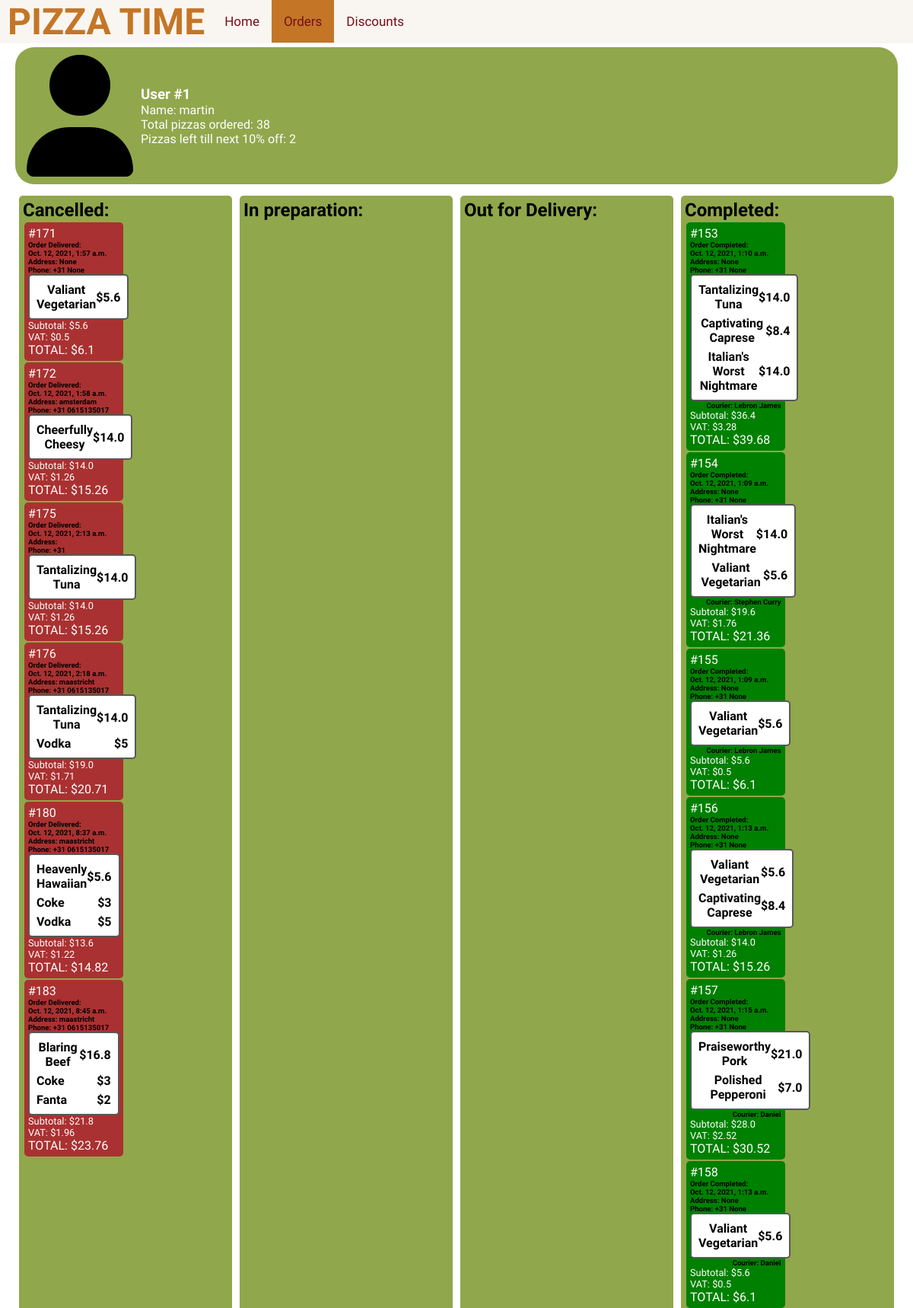
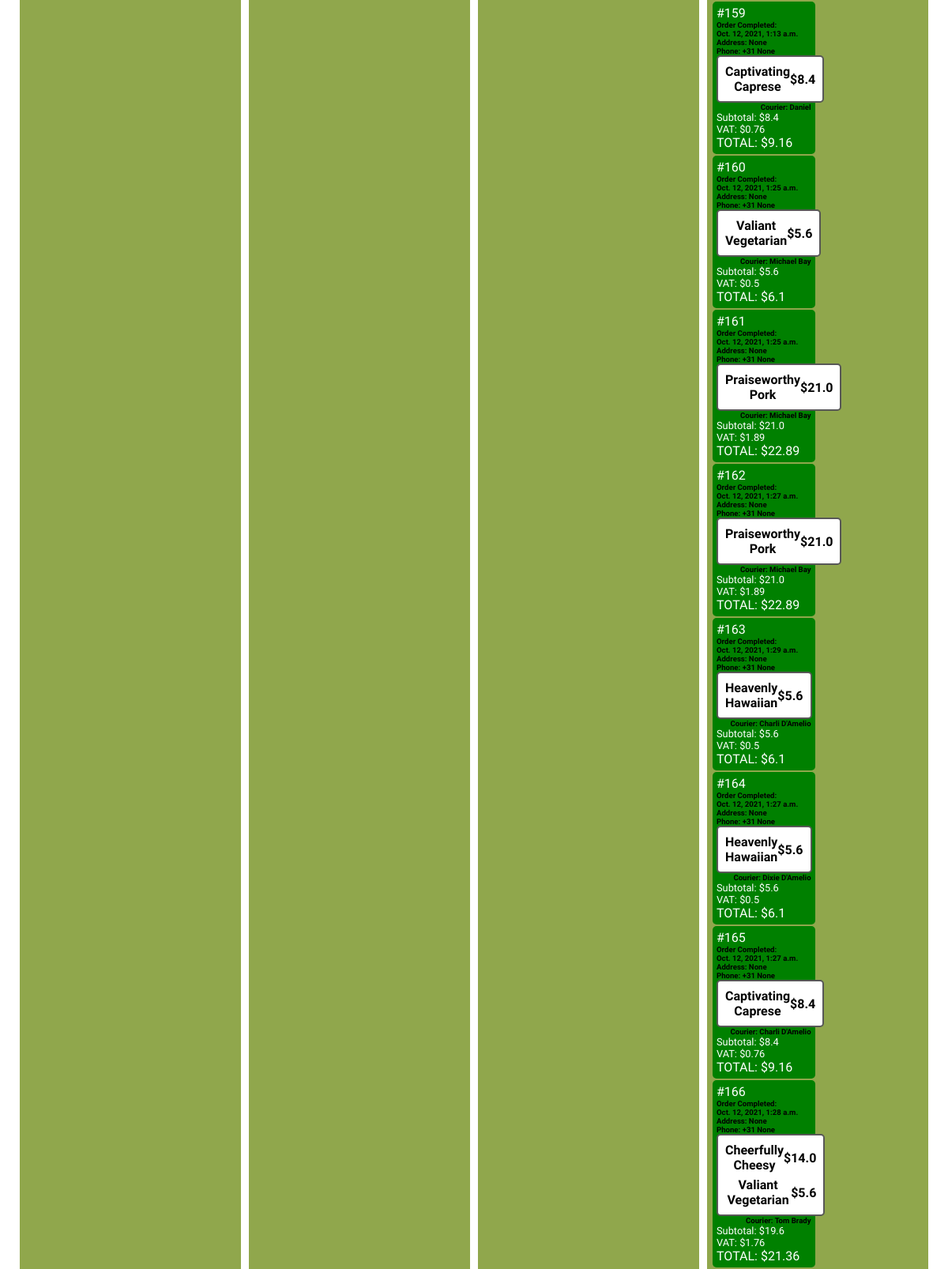
Page /orders (signed in, upper part) on the committed database (2 pictures, top to bottom).
### pizzas/models.py (models this page shows, shortened)
class User(AbstractBaseUser, PermissionsMixin):
    email = models.EmailField(_('email address'), unique=True)
    name = models.CharField(max_length=100)
    password = models.CharField(max_length=100)
    area_code = models.CharField(max_length=100, default='1')
    types = [('1', 'customer'),('2', 'employee'), ('3', 'delivery person')]
    type =models.CharField(max_length=100,choices=types, default='1')
    USERNAME_FIELD = 'email'
    REQUIRED_FIELDS = ['name', 'area_code']
    objects = CustomAccountManager()
    is_staff = models.BooleanField(default=False)
    is_active = models.BooleanField(default=False)
    @property
    def pizza_count(self):
        count = 0
        orders = Order.objects.filter(user = self, status = '4')
        for order in orders:
            count += len(order.dishes.all())
        return count
    @property
    def pizzas_left(self):
        pizza_count = self.pizza_count%10
        if 10-pizza_count < 0:
            return 0
        return 10-pizza_count

class Order(models.Model):
    user = models.ForeignKey(User, on_delete=models.CASCADE)
    status_choices = [('1','incomplete'),('2','in preparation'), ('3','on the way'), ('4','completed'), ('5','cancelled')]
    delivery_person = models.ForeignKey(Delivery_Person, on_delete=models.CASCADE, null =True, blank=True)
    status = models.CharField(max_length=100,choices=status_choices,default='1')
    dishes = models.ManyToManyField(Dish, through='Order_Item', through_fields=('order', 'dish'))
    drinks_desserts = models.ManyToManyField(Drink_Dessert, through='Drink_Dessert_Item', through_fields=('order', 'drink_dessert'))
    date_created = models.DateTimeField(null = True, default= None)
    postal_code = models.ForeignKey(Area, default=None, null=True, on_delete=models.CASCADE)
    date_picked_up = models.DateTimeField(null=True, default=None, blank=True)
    date_completed = models.DateTimeField(null=True, default=None, blank=True)
    address = models.CharField(max_length=100,null=True, default=None, blank=True)
    phone = models.CharField(max_length=100,null=True, default=None, blank=True)
    @property
    def vat(self):
        return round(0.09*self.price,2)
    @property
    def total(self):
        total = self.price
        if self.discounted:
            total = total*0.9
        return round(total + self.vat, 2)
    @property
    def discount(self):
        return round(0.1*self.price,2)
    @property
    def price(self):
        total = 0
        for dish in self.dishes.all():
            total += dish.price
        for drink_dessert in self.drinks_desserts.all():
            total += drink_dessert.price
        return round(total,2)
    @property
    def discounted(self):
        if len(Discount_Code.objects.filter(order=self)) > 0:
            return True
        return False
    @property
    def cancellable(self):
        now = datetime.now()
        return (now.replace(tzinfo=None) - self.date_created.replace(tzinfo=None)).total_seconds() < 300

class Dish(models.Model):
    name = models.CharField(max_length=100)
    ingredients = models.ManyToManyField(Ingredient, through='Dish_Item', through_fields=('dish', 'ingredient'))
    @property
    def price(self):
        total = 0
        for ingredient in self.ingredients.all():
            total += ingredient.price*(Dish_Item.objects.filter(dish = self, ingredient = ingredient)).first().quantity
        return round(total*1.4,2)

class Ingredient(models.Model):
    name = models.CharField(max_length=100)
    price = models.IntegerField(default=0)
    vegetarian = models.BooleanField(default=False)

class Dish_Item(models.Model):
    ingredient = models.ForeignKey(Ingredient, on_delete=models.CASCADE)
    dish = models.ForeignKey(Dish, on_delete=models.CASCADE)
    quantity = models.IntegerField(default=1)

class Drink_Dessert(models.Model):
    name = models.CharField(max_length=100)
    price = models.IntegerField()
    types = [('1','drink'), ('2', 'dessert')]
    type = models.CharField(max_length=100, choices=types, default='1')

class Delivery_Person(models.Model):
    name = models.CharField(max_length=100, null = True)
    area = models.ForeignKey(Area, on_delete=models.CASCADE, null = True)
    status_choices = [('1', 'no orders'),('2', 'delivering')]
    status = models.CharField(max_length=100, choices = status_choices, default='1')

### pizzas/views.py (the view)
# urls.py: path('orders', views.my_orders, name = 'orders'),
def my_orders(request):
    user = request.user
    orders = Order.objects.filter(user=user)
    now = datetime.now()
    for delivery_person in Delivery_Person.objects.filter(status = '2'):
        if delivery_person.can_deliver_again:
            delivery_person.status = '1'
            delivery_person.save()
    for order in Order.objects.filter(status='2'):
        couriers = get_couriers(order)
        if  len(couriers) > 0 and not order.cancellable:
            order.delivery_person = couriers[0]
            order.status = '3'
            order.date_picked_up = datetime.now()
            courier = couriers[0]
            courier.status = '2'
            courier.save()
            order.save()
    pizza_count = 0
    for order in Order.objects.filter(status='3'):
        if (now.replace(tzinfo=None) - order.date_created.replace(tzinfo=None)).total_seconds() > 900:
            for dish in order.dishes.all():
                pizza_count+=1
            order.status = '4'
            order.date_completed = datetime.now()
            order.save()
    if len(Discount_Code.objects.filter(user = user)) != user.pizza_count//10:
        codes = user.pizza_count//10 - len(Discount_Code.objects.filter(user=user))
        for i in range(codes):
            code = Discount_Code(user=user, string=generate_code())
            code.save()
    context = {
        'user': user,
        'orders_in_progress': Order.objects.filter(status='2'),
        'orders_cancelled': Order.objects.filter(status='5'),
        'orders_delivery': Order.objects.filter(status='3'),
        'orders_completed': Order.objects.filter(status='4'),
        'codes': Discount_Code.objects.filter(user = user, active = True)
    }
    return render(request, 'Orders.html', context)

### pizzas/views.py (called while the page is built)
def get_couriers(order):
    area_code = order.postal_code
    couriers = []
    for delivery_person in Delivery_Person.objects.filter(area = area_code, status = '1'):
        couriers.append(delivery_person)
    for delivery_person in Delivery_Person.objects.filter(area = area_code, status = '2'):
        if delivery_person.can_pick_up_order(order):
            couriers.append(delivery_person)
    return couriers

### pizzas/templates/Orders.html (shortened to what this page needs)
{% load static %}
<html lang="en">
  <head>
    <link rel="stylesheet" href="{% static 'CSS/orderStyle.css' %}" />
  </head>
  <body>
    <div class="topnav">
      <h1 class="title">PIZZA TIME</h1>
      <a href="{%url 'menu'%}">Home</a>
      <a class="active" href="{%url 'orders'%}">Orders</a>
      <a href="{%url 'discounts'%}">Discounts</a>
    </div>
    <div class="container">
        <div class="display">
          <div class="user">
              <span class="icon">
                <i class="fas fa-user"></i>
              </span>
            <div class="info">
                <div id="user">
                    <h3>User #{{user.id}}</h3>
                    <p>Name: {{user.name}}</p>
                    <p>Total pizzas ordered: {{user.pizza_count}}</p>
                    <p>Pizzas left till next 10% off: {{user.pizzas_left}}</p>
                </div>
            </div>
          </div>
          <div class="grid">
                <div class="order">
                    <h2>Cancelled:</h2>
                    {%for order in orders_cancelled%}
                    <div id="cancel">
                        <div class="card cancelled">
                            <p>#{{order.id}}</p>
                            <p class="details">Order Delivered:</p>
                            <p class="details">{{order.date_created}}</p>
                            <p class="details">Address: {{order.address}}</p>
                            <p class="details">Phone: +31 {{order.phone}}</p>
                            <table class="insideCart">
                                {%for dish in order.dishes.all%}
                                <div id="cartItem">
                                    <tr>
                                        <th>
                                            <div class="cartItem">
                                                <div class="holdsTwo">
                                                    <p style="margin-bottom: auto; margin-top: auto;">{{dish.name}}</p>
                                                    <p style="margin-bottom: auto; margin-top: auto;">${{dish.price}}</p>
                                                </div>
                                            </div>
                                        </th>
                                    </tr>
                                </div>
                                {%endfor%}
                                {%for dish in order.drinks_desserts.all%}
                                <div>
                                    <tr>
                                        <th>
                                            <div class="cartItem">
                                                <div class="holdsTwo">
                                                    <p style="margin-bottom: auto; margin-top: auto;">{{dish.name}}</p>
                                                    <p style="margin-bottom: auto; margin-top: auto;">${{dish.price}}</p>
                                                </div>
                                            </div>
                                        </th>
                                    </tr>
                                </div>
                                {%endfor%}
                            </table>
                            <p style="font-size: 0.8rem;">Subtotal: ${{order.price}}</p>
                            <p style="font-size: 0.8rem;">VAT: ${{order.vat}}</p>
                            <p>TOTAL: ${{order.total}}</p>
                        </div>
                    </div>
                    {%endfor%}
                </div>
                <div class="order">
                    <h2>In preparation:</h2>
                </div>
                <div class="order">
                    <h2>Out for Delivery:</h2>
                </div>
              <div class="order">
                    <h2>Completed:</h2>
                    {%for order in orders_completed%}
                    <div id="completed">
                        <div class="card delivery">
                            <p>#{{order.id}}</p>
                            <p class="details">Order Completed:</p>
                            <p class="details">{{order.date_created}}</p>
                            <p class="details">Address: {{order.address}}</p>
                            <p class="details">Phone: +31 {{order.phone}}</p>
                            <table class="insideCart">
                                {%for dish in order.dishes.all%}
                                <div >
                                    <tr>
                                        <th>
                                            <div class="cartItem">
                                                <div class="holdsTwo">
                                                    <p style="margin-bottom: auto; margin-top: auto;">{{dish.name}}</p>
                                                    <p style="margin-bottom: auto; margin-top: auto;">${{dish.price}}</p>
                                                </div>
                                            </div>
                                        </th>
                                    </tr>
                                </div>
                                {%endfor%}
                            </table>
                            <p  style= "text-align: right; " class="details">Courier: {{order.delivery_person.name}} </p>
                            <p style="font-size: 0.8rem;">Subtotal: ${{order.price}}</p>
                            <p style="font-size: 0.8rem;">VAT: ${{order.vat}}</p>
                            <p>TOTAL: ${{order.total}}</p>
                        </div>
                    </div>
                    {%endfor%}
                </div>
          </div>
        </div>
    </div>
  </body>
</html>

### pizzas/static/CSS/orderStyle.css (style rules this page uses)
* { margin: 0; padding: 0; box-sizing: border-box; }
.container { min-height: 80%; }
.topnav { background-color: #f9f6f2; overflow: hidden; transition: 100ms; }
.topnav h1 { float: left; color: #c47626; padding-left: 10px; padding-right: 10px; text-align: center; font-size: 3rem; font-family: 'Raleway', sans-serif; }
.topnav a { float: left; color: #770D15; text-align: center; padding: 18px 16px; text-decoration: none; font-size: 17px; transition: 100ms; font-family: 'Inter', sans-serif; font-family: 'Raleway', sans-serif; }
.topnav a.active { background-color: #c47626; color: #770D15; }
.display { display:block; padding: 5px 20px; }
.user { display: flex; background-color: #90A74C; color: black; border-radius: 25px; padding: 5px; margin-bottom: 10px; }
.icon { font-size: 10rem; padding: 5px 10px; }
.info { display: block; color: white; margin-bottom: auto; margin-top: auto; font-family: 'Inter', sans-serif; font-family: 'Raleway', sans-serif; }
.grid { display: flex; }
.order { display: inline-block; background-color: #90A74C; color: black; padding: 5px; border-radius: 5px; width: 25%; margin: 5px; font-family: 'Inter', sans-serif; font-family: 'Raleway', sans-serif; }
.card { display: inline-block; width: 48%; height: fit-content; border-radius: 5px; padding: 5px; margin: 2px auto auto 2px; }
.cancelled { background-color: rgb(170, 49, 49); color: white; }
.delivery { background-color: green; color: white; }
.cartItem { width: 100%; display: flex; border-radius: 4px; font-size: 1rem; padding: 2px 2px; color: #000000; transition: 0.3s; }
.insideCart { background-color: white; padding:5px 5px; border-radius: 5px; border: 2px solid #585857; width: 100%; font-size: 20px; }
.holdsTwo { display: flex; justify-content: space-between; width:100%; margin-bottom: auto; margin-top: auto; }
.details { margin-bottom: auto; margin-top: auto; color: black; font-size: 0.6rem; font-weight: bold; }

### rows in the picture
User: id "1", name "martin", pizza_count "38", pizzas_left "2"
Order: id "171", date_created "Oct. 12, 2021, 1:57 a.m.", address "None", phone "None", price "5.6", vat "0.5", total "6.1"
Dish: name "Valiant Vegetarian", price "5.6"
Order: id "172", date_created "Oct. 12, 2021, 1:58 a.m.", address "amsterdam", phone "0615135017", price "14.0", vat "1.26", total "15.26"
Dish: name "Cheerfully Cheesy", price "14.0"
Order: id "175", date_created "Oct. 12, 2021, 2:13 a.m.", price "14.0", vat "1.26", total "15.26"
Dish: name "Tantalizing Tuna", price "14.0"
Order: id "176", date_created "Oct. 12, 2021, 2:18 a.m.", address "maastricht", phone "0615135017", price "19.0", vat "1.71", total "20.71"
Drink_Dessert: name "Vodka", price "5"
Order: id "180", date_created "Oct. 12, 2021, 8:37 a.m.", address "maastricht", phone "0615135017", price "13.6", vat "1.22", total "14.82"
Dish: name "Heavenly Hawaiian", price "5.6"
Drink_Dessert: name "Coke", price "3"
Order: id "183", date_created "Oct. 12, 2021, 8:45 a.m.", address "maastricht", phone "0615135017", price "21.8", vat "1.96", total "23.76"
Dish: name "Blaring Beef", price "16.8"
Drink_Dessert: name "Fanta", price "2"
Order: id "153", date_created "Oct. 12, 2021, 1:10 a.m.", address "None", phone "None", delivery_person.name "Lebron James", price "36.4", vat "3.28", total "39.68"
Dish: name "Captivating Caprese", price "8.4"
Dish: name "Italian's Worst Nightmare", price "14.0"
Order: id "154", date_created "Oct. 12, 2021, 1:09 a.m.", address "None", phone "None", delivery_person.name "Stephen Curry", price "19.6", vat "1.76", total "21.36"
Order: id "155", date_created "Oct. 12, 2021, 1:09 a.m.", address "None", phone "None", delivery_person.name "Lebron James", price "5.6", vat "0.5", total "6.1"
Order: id "156", date_created "Oct. 12, 2021, 1:13 a.m.", address "None", phone "None", delivery_person.name "Lebron James", price "14.0", vat "1.26", total "15.26"
Order: id "157", date_created "Oct. 12, 2021, 1:15 a.m.", address "None", phone "None", delivery_person.name "Daniel", price "28.0", vat "2.52", total "30.52"
Dish: name "Praiseworthy Pork", price "21.0"
Dish: name "Polished Pepperoni", price "7.0"
Order: id "158", date_created "Oct. 12, 2021, 1:13 a.m.", address "None", phone "None", delivery_person.name "Daniel", price "5.6", vat "0.5", total "6.1"
Order: id "159", date_created "Oct. 12, 2021, 1:13 a.m.", address "None", phone "None", delivery_person.name "Daniel", price "8.4", vat "0.76", total "9.16"
Order: id "160", date_created "Oct. 12, 2021, 1:25 a.m.", address "None", phone "None", delivery_person.name "Michael Bay", price "5.6", vat "0.5", total "6.1"
Order: id "161", date_created "Oct. 12, 2021, 1:25 a.m.", address "None", phone "None", delivery_person.name "Michael Bay", price "21.0", vat "1.89", total "22.89"
Order: id "162", date_created "Oct. 12, 2021, 1:27 a.m.", address "None", phone "None", delivery_person.name "Michael Bay", price "21.0", vat "1.89", total "22.89"
Order: id "163", date_created "Oct. 12, 2021, 1:29 a.m.", address "None", phone "None", delivery_person.name "Charli D'Amelio", price "5.6", vat "0.5", total "6.1"
Order: id "164", date_created "Oct. 12, 2021, 1:27 a.m.", address "None", phone "None", delivery_person.name "Dixie D'Amelio", price "5.6", vat "0.5", total "6.1"
Order: id "165", date_created "Oct. 12, 2021, 1:27 a.m.", address "None", phone "None", delivery_person.name "Charli D'Amelio", price "8.4", vat "0.76", total "9.16"
Order: id "166", date_created "Oct. 12, 2021, 1:28 a.m.", address "None", phone "None", delivery_person.name "Tom Brady", price "19.6", vat "1.76", total "21.36"
